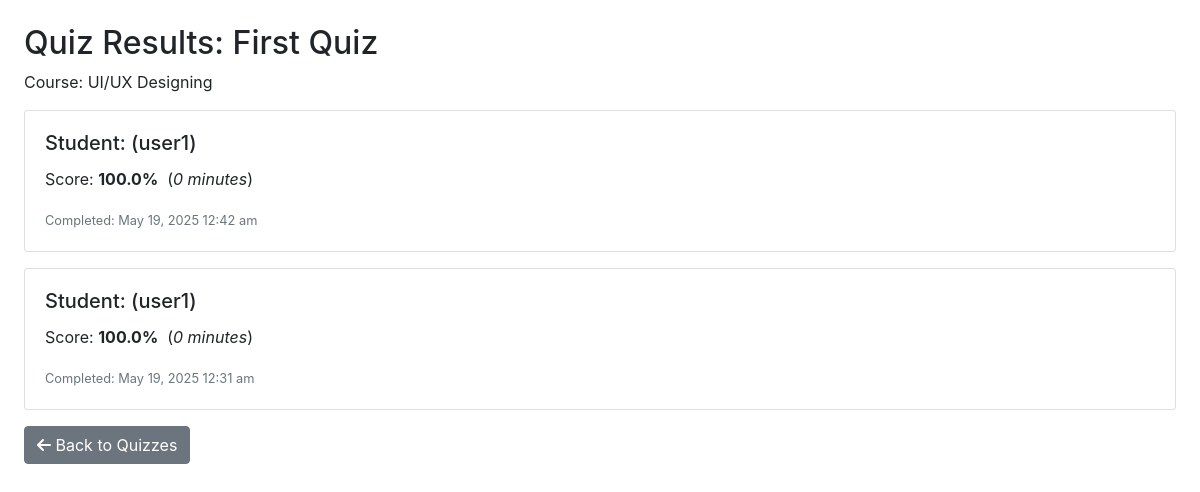
Page /view_quiz_results.php?id=1 (signed in) on the earlier database version.
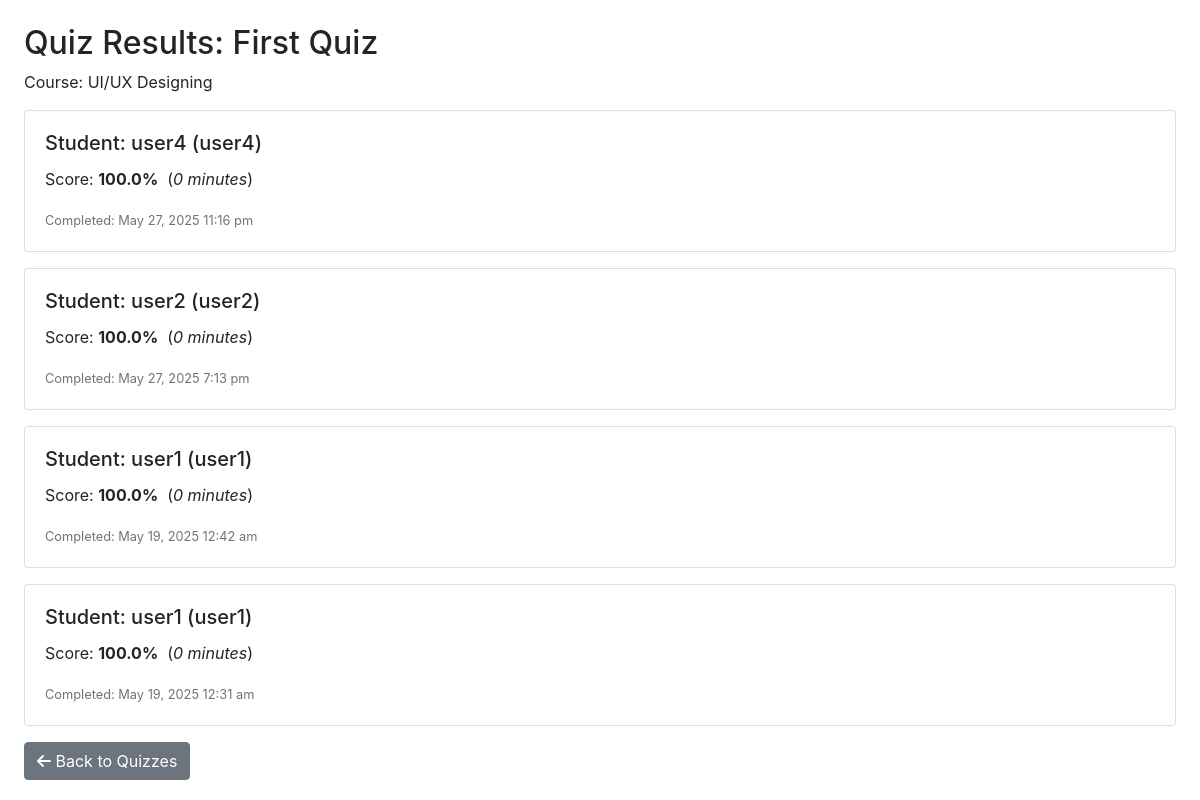
Same page on the later database version.
### tables this page shows
CREATE TABLE IF NOT EXISTS `quiz_attempts` (
  `attempt_id` int NOT NULL AUTO_INCREMENT,
  `quiz_id` int NOT NULL,
  `user_id` int NOT NULL,
  `score` float DEFAULT NULL,
  `max_score` float DEFAULT NULL,
  `started_at` datetime NOT NULL DEFAULT CURRENT_TIMESTAMP,
  `completed_at` datetime DEFAULT NULL,
  PRIMARY KEY (`attempt_id`),
  KEY `idx_quiz_user` (`quiz_id`,`user_id`),
  KEY `fk_qa_user` (`user_id`)
);

CREATE TABLE IF NOT EXISTS `users` (
  `user_id` int NOT NULL AUTO_INCREMENT,
  `username` varchar(50) NOT NULL,
  `email` varchar(100) NOT NULL,
  `password` varchar(255) NOT NULL,
  `role` enum('student','instructor','admin') NOT NULL DEFAULT 'student',
  `full_name` varchar(100) DEFAULT NULL,
  `created_at` timestamp NOT NULL DEFAULT CURRENT_TIMESTAMP,
  `reset_token` varchar(64) DEFAULT NULL,
  `reset_expires` datetime DEFAULT NULL,
  PRIMARY KEY (`user_id`),
  UNIQUE KEY `username` (`username`),
  UNIQUE KEY `email` (`email`)
);

### view_quiz_results.php (the view, shortened to what this page needs)
<?php
require_once "config/database.php";
$quiz_id = (int)$_GET['id'];
$role = $_SESSION['role'];
$stmtQ = mysqli_prepare($conn,
    "SELECT q.title       AS quiz_title,
            c.title       AS course_title,
            c.course_id   AS course_id
     FROM quizzes q
     JOIN courses c ON q.course_id = c.course_id
     WHERE q.quiz_id = ?");
mysqli_stmt_bind_param($stmtQ, 'i', $quiz_id);
mysqli_stmt_execute($stmtQ);
mysqli_stmt_bind_result($stmtQ, $quiz_title, $course_title, $course_id);
if ($role === 'instructor') {
    $stmtS = mysqli_prepare($conn,
        "SELECT qa.*, u.username, u.full_name,
                TIMESTAMPDIFF(MINUTE, qa.started_at, qa.completed_at) AS time_taken
         FROM quiz_attempts qa
         JOIN users u ON qa.user_id = u.user_id
         WHERE qa.quiz_id = ?
         ORDER BY qa.completed_at DESC");
    mysqli_stmt_bind_param($stmtS, 'i', $quiz_id);
    mysqli_stmt_execute($stmtS);
    $attempts = mysqli_stmt_get_result($stmtS);
}
?>
<!DOCTYPE html>
<html lang="en">
<head>
  <link rel="stylesheet" href="https://stackpath.bootstrapcdn.com/bootstrap/4.5.2/css/bootstrap.min.css">
  <link rel="stylesheet" href="https://cdnjs.cloudflare.com/ajax/libs/font-awesome/6.0.0/css/all.min.css">
</head>
<body class="p-4">
  <h2>Quiz Results: <?php echo htmlspecialchars($quiz_title); ?></h2>
  <p>Course: <?php echo htmlspecialchars($course_title); ?></p>
  <?php if ($role === 'instructor'): ?>
    <div class="attempts-list">
        <?php if (mysqli_num_rows($attempts) > 0): ?>
            <?php while ($attempt = mysqli_fetch_assoc($attempts)): ?>
                <div class="card attempt-card">
                    <div class="card-body">
                        <h5 class="card-title">
                            Student: <?php echo htmlspecialchars($attempt['full_name']); ?>
                            (<?php echo htmlspecialchars($attempt['username']); ?>)
                        </h5>
                        <p class="card-text">
                            Score: <strong><?php echo number_format($attempt['score'], 1); ?>%</strong>
                            &nbsp;(<em><?php echo (int)$attempt['time_taken']; ?> minutes</em>)
                        </p>
                        <p class="card-text">
                            <small class="text-muted">
                                Completed: <?php echo date('F j, Y g:i a', strtotime($attempt['completed_at'])); ?>
                            </small>
                        </p>
                    </div>
                </div>
            <?php endwhile; ?>
        <?php else: ?>
            <div class="alert alert-info">
                <i class="fas fa-info-circle"></i> No students have attempted this quiz yet.
            </div>
        <?php endif; ?>
    </div>
  <?php endif; ?>
  <a href="quizzes.php" class="btn btn-secondary">
    <i class="fas fa-arrow-left"></i> Back to Quizzes
  </a>
</body>
</html>

### view_quiz_results.php (style rules this page uses)
.attempt-card { margin-bottom: 1rem; }

Differences in the rows shown:
added quiz_attempts: user.full_name "user4", user.username "user4", score "100.0", time_taken "0", completed_at "May 27, 2025 11:16 pm"
added quiz_attempts: user.full_name "user2", user.username "user2", score "100.0", time_taken "0", completed_at "May 27, 2025 7:13 pm"
changed through a linked row, quiz_attempts "May 19, 2025 12:42 am": user.full_name (not shown) → "user1"
changed through a linked row, quiz_attempts "May 19, 2025 12:31 am": user.full_name (not shown) → "user1"
